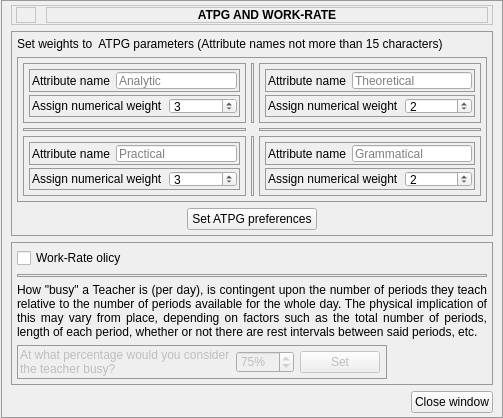
<?xml version="1.0" encoding="UTF-8"?>
<ui version="4.0">
 <class>Form</class>
 <widget class="QWidget" name="Form">
  <property name="geometry">
   <rect>
    <x>0</x>
    <y>0</y>
    <width>503</width>
    <height>418</height>
   </rect>
  </property>
  <property name="windowTitle">
   <string>Form</string>
  </property>
  <property name="styleSheet">
   <string notr="true">QFrame#frame{
	border:0.9px solid #999999;
}</string>
  </property>
  <layout class="QVBoxLayout" name="verticalLayout">
   <property name="spacing">
    <number>0</number>
   </property>
   <property name="leftMargin">
    <number>1</number>
   </property>
   <property name="topMargin">
    <number>0</number>
   </property>
   <property name="rightMargin">
    <number>0</number>
   </property>
   <property name="bottomMargin">
    <number>0</number>
   </property>
   <item>
    <widget class="QFrame" name="frame">
     <property name="frameShape">
      <enum>QFrame::StyledPanel</enum>
     </property>
     <property name="frameShadow">
      <enum>QFrame::Raised</enum>
     </property>
     <layout class="QVBoxLayout" name="verticalLayout_7">
      <property name="spacing">
       <number>6</number>
      </property>
      <property name="leftMargin">
       <number>9</number>
      </property>
      <property name="topMargin">
       <number>4</number>
      </property>
      <property name="rightMargin">
       <number>9</number>
      </property>
      <property name="bottomMargin">
       <number>4</number>
      </property>
      <item>
       <widget class="QFrame" name="frame_18">
        <property name="styleSheet">
         <string notr="true">border:0.9px solid #c4c4c4;</string>
        </property>
        <property name="frameShape">
         <enum>QFrame::StyledPanel</enum>
        </property>
        <property name="frameShadow">
         <enum>QFrame::Raised</enum>
        </property>
        <layout class="QHBoxLayout" name="horizontalLayout_10">
         <property name="spacing">
          <number>10</number>
         </property>
         <property name="leftMargin">
          <number>4</number>
         </property>
         <property name="topMargin">
          <number>1</number>
         </property>
         <property name="rightMargin">
          <number>4</number>
         </property>
         <property name="bottomMargin">
          <number>1</number>
         </property>
         <item>
          <widget class="QLabel" name="label_13">
           <property name="maximumSize">
            <size>
             <width>20</width>
             <height>20</height>
            </size>
           </property>
           <property name="text">
            <string/>
           </property>
           <property name="pixmap">
            <pixmap>../../Icons-mine/App_logo_white.jpg</pixmap>
           </property>
           <property name="scaledContents">
            <bool>true</bool>
           </property>
          </widget>
         </item>
         <item>
          <widget class="QLabel" name="label_14">
           <property name="styleSheet">
            <string notr="true">QLabel{
	font-weight:bold;
}</string>
           </property>
           <property name="text">
            <string>ATPG AND WORK-RATE</string>
           </property>
           <property name="alignment">
            <set>Qt::AlignCenter</set>
           </property>
          </widget>
         </item>
        </layout>
       </widget>
      </item>
      <item>
       <widget class="QFrame" name="frame_17">
        <property name="styleSheet">
         <string notr="true">QFrame{
	border:0.8px solid #999999;
}

QLabel{
	border:none;
}</string>
        </property>
        <property name="frameShape">
         <enum>QFrame::StyledPanel</enum>
        </property>
        <property name="frameShadow">
         <enum>QFrame::Raised</enum>
        </property>
        <layout class="QVBoxLayout" name="verticalLayout_8">
         <property name="leftMargin">
          <number>5</number>
         </property>
         <property name="topMargin">
          <number>5</number>
         </property>
         <property name="rightMargin">
          <number>5</number>
         </property>
         <property name="bottomMargin">
          <number>5</number>
         </property>
         <item>
          <widget class="QLabel" name="label">
           <property name="text">
            <string>Set weights to  ATPG parameters (Attribute names not more than 15 characters)</string>
           </property>
          </widget>
         </item>
         <item>
          <widget class="QFrame" name="frame_2">
           <property name="styleSheet">
            <string notr="true">QFrame {
	border:0.9px solid #999999;
}
</string>
           </property>
           <property name="frameShape">
            <enum>QFrame::StyledPanel</enum>
           </property>
           <property name="frameShadow">
            <enum>QFrame::Raised</enum>
           </property>
           <layout class="QGridLayout" name="gridLayout">
            <property name="leftMargin">
             <number>5</number>
            </property>
            <property name="topMargin">
             <number>5</number>
            </property>
            <property name="rightMargin">
             <number>5</number>
            </property>
            <property name="bottomMargin">
             <number>5</number>
            </property>
            <property name="spacing">
             <number>5</number>
            </property>
            <item row="0" column="0">
             <widget class="QFrame" name="frame_7">
              <property name="styleSheet">
               <string notr="true">QLabel{
	border:none;
}</string>
              </property>
              <property name="frameShape">
               <enum>QFrame::StyledPanel</enum>
              </property>
              <property name="frameShadow">
               <enum>QFrame::Raised</enum>
              </property>
              <layout class="QVBoxLayout" name="verticalLayout_2">
               <property name="spacing">
                <number>3</number>
               </property>
               <property name="leftMargin">
                <number>5</number>
               </property>
               <property name="topMargin">
                <number>5</number>
               </property>
               <property name="rightMargin">
                <number>5</number>
               </property>
               <property name="bottomMargin">
                <number>5</number>
               </property>
               <item>
                <widget class="QFrame" name="frame_3">
                 <property name="frameShape">
                  <enum>QFrame::StyledPanel</enum>
                 </property>
                 <property name="frameShadow">
                  <enum>QFrame::Raised</enum>
                 </property>
                 <layout class="QHBoxLayout" name="horizontalLayout">
                  <property name="leftMargin">
                   <number>2</number>
                  </property>
                  <property name="topMargin">
                   <number>2</number>
                  </property>
                  <property name="rightMargin">
                   <number>2</number>
                  </property>
                  <property name="bottomMargin">
                   <number>2</number>
                  </property>
                  <item>
                   <widget class="QLabel" name="label_2">
                    <property name="text">
                     <string>Attribute name</string>
                    </property>
                   </widget>
                  </item>
                  <item>
                   <widget class="QLineEdit" name="analytic_lineEdit">
                    <property name="maxLength">
                     <number>15</number>
                    </property>
                    <property name="placeholderText">
                     <string>Analytic</string>
                    </property>
                   </widget>
                  </item>
                 </layout>
                </widget>
               </item>
               <item>
                <widget class="QFrame" name="frame_8">
                 <property name="frameShape">
                  <enum>QFrame::StyledPanel</enum>
                 </property>
                 <property name="frameShadow">
                  <enum>QFrame::Raised</enum>
                 </property>
                 <layout class="QHBoxLayout" name="horizontalLayout_5">
                  <property name="leftMargin">
                   <number>2</number>
                  </property>
                  <property name="topMargin">
                   <number>2</number>
                  </property>
                  <property name="rightMargin">
                   <number>2</number>
                  </property>
                  <property name="bottomMargin">
                   <number>2</number>
                  </property>
                  <item>
                   <widget class="QLabel" name="label_6">
                    <property name="text">
                     <string>Assign numerical weight</string>
                    </property>
                   </widget>
                  </item>
                  <item>
                   <widget class="QSpinBox" name="analytic_spinbox">
                    <property name="minimum">
                     <number>1</number>
                    </property>
                    <property name="maximum">
                     <number>7</number>
                    </property>
                    <property name="value">
                     <number>3</number>
                    </property>
                   </widget>
                  </item>
                 </layout>
                </widget>
               </item>
              </layout>
             </widget>
            </item>
            <item row="2" column="0">
             <widget class="QFrame" name="frame_13">
              <property name="styleSheet">
               <string notr="true">QLabel{
	border:none;
}</string>
              </property>
              <property name="frameShape">
               <enum>QFrame::StyledPanel</enum>
              </property>
              <property name="frameShadow">
               <enum>QFrame::Raised</enum>
              </property>
              <layout class="QVBoxLayout" name="verticalLayout_4">
               <property name="spacing">
                <number>3</number>
               </property>
               <property name="leftMargin">
                <number>5</number>
               </property>
               <property name="topMargin">
                <number>5</number>
               </property>
               <property name="rightMargin">
                <number>5</number>
               </property>
               <property name="bottomMargin">
                <number>5</number>
               </property>
               <item>
                <widget class="QFrame" name="frame_5">
                 <property name="frameShape">
                  <enum>QFrame::StyledPanel</enum>
                 </property>
                 <property name="frameShadow">
                  <enum>QFrame::Raised</enum>
                 </property>
                 <layout class="QHBoxLayout" name="horizontalLayout_3">
                  <property name="leftMargin">
                   <number>2</number>
                  </property>
                  <property name="topMargin">
                   <number>2</number>
                  </property>
                  <property name="rightMargin">
                   <number>2</number>
                  </property>
                  <property name="bottomMargin">
                   <number>2</number>
                  </property>
                  <item>
                   <widget class="QLabel" name="label_4">
                    <property name="text">
                     <string>Attribute name</string>
                    </property>
                   </widget>
                  </item>
                  <item>
                   <widget class="QLineEdit" name="practical_lineEdit">
                    <property name="text">
                     <string/>
                    </property>
                    <property name="maxLength">
                     <number>15</number>
                    </property>
                    <property name="placeholderText">
                     <string>Practical</string>
                    </property>
                   </widget>
                  </item>
                 </layout>
                </widget>
               </item>
               <item>
                <widget class="QFrame" name="frame_9">
                 <property name="frameShape">
                  <enum>QFrame::StyledPanel</enum>
                 </property>
                 <property name="frameShadow">
                  <enum>QFrame::Raised</enum>
                 </property>
                 <layout class="QHBoxLayout" name="horizontalLayout_6">
                  <property name="leftMargin">
                   <number>2</number>
                  </property>
                  <property name="topMargin">
                   <number>2</number>
                  </property>
                  <property name="rightMargin">
                   <number>2</number>
                  </property>
                  <property name="bottomMargin">
                   <number>2</number>
                  </property>
                  <item>
                   <widget class="QLabel" name="label_7">
                    <property name="text">
                     <string>Assign numerical weight</string>
                    </property>
                   </widget>
                  </item>
                  <item>
                   <widget class="QSpinBox" name="practical_spinbox">
                    <property name="minimum">
                     <number>1</number>
                    </property>
                    <property name="maximum">
                     <number>7</number>
                    </property>
                    <property name="value">
                     <number>3</number>
                    </property>
                   </widget>
                  </item>
                 </layout>
                </widget>
               </item>
              </layout>
             </widget>
            </item>
            <item row="0" column="2">
             <widget class="QFrame" name="frame_12">
              <property name="styleSheet">
               <string notr="true">QLabel{
	border:none;
}</string>
              </property>
              <property name="frameShape">
               <enum>QFrame::StyledPanel</enum>
              </property>
              <property name="frameShadow">
               <enum>QFrame::Raised</enum>
              </property>
              <layout class="QVBoxLayout" name="verticalLayout_3">
               <property name="spacing">
                <number>3</number>
               </property>
               <property name="leftMargin">
                <number>5</number>
               </property>
               <property name="topMargin">
                <number>5</number>
               </property>
               <property name="rightMargin">
                <number>5</number>
               </property>
               <property name="bottomMargin">
                <number>5</number>
               </property>
               <item>
                <widget class="QFrame" name="frame_4">
                 <property name="frameShape">
                  <enum>QFrame::StyledPanel</enum>
                 </property>
                 <property name="frameShadow">
                  <enum>QFrame::Raised</enum>
                 </property>
                 <layout class="QHBoxLayout" name="horizontalLayout_2">
                  <property name="leftMargin">
                   <number>2</number>
                  </property>
                  <property name="topMargin">
                   <number>2</number>
                  </property>
                  <property name="rightMargin">
                   <number>2</number>
                  </property>
                  <property name="bottomMargin">
                   <number>2</number>
                  </property>
                  <item>
                   <widget class="QLabel" name="label_3">
                    <property name="text">
                     <string>Attribute name</string>
                    </property>
                   </widget>
                  </item>
                  <item>
                   <widget class="QLineEdit" name="theoretical_lineEdit">
                    <property name="text">
                     <string/>
                    </property>
                    <property name="maxLength">
                     <number>15</number>
                    </property>
                    <property name="placeholderText">
                     <string>Theoretical</string>
                    </property>
                   </widget>
                  </item>
                 </layout>
                </widget>
               </item>
               <item>
                <widget class="QFrame" name="frame_11">
                 <property name="frameShape">
                  <enum>QFrame::StyledPanel</enum>
                 </property>
                 <property name="frameShadow">
                  <enum>QFrame::Raised</enum>
                 </property>
                 <layout class="QHBoxLayout" name="horizontalLayout_8">
                  <property name="leftMargin">
                   <number>2</number>
                  </property>
                  <property name="topMargin">
                   <number>2</number>
                  </property>
                  <property name="rightMargin">
                   <number>2</number>
                  </property>
                  <property name="bottomMargin">
                   <number>2</number>
                  </property>
                  <item>
                   <widget class="QLabel" name="label_9">
                    <property name="text">
                     <string>Assign numerical weight</string>
                    </property>
                   </widget>
                  </item>
                  <item>
                   <widget class="QSpinBox" name="theoretical_spinbox">
                    <property name="minimum">
                     <number>1</number>
                    </property>
                    <property name="maximum">
                     <number>7</number>
                    </property>
                    <property name="value">
                     <number>2</number>
                    </property>
                   </widget>
                  </item>
                 </layout>
                </widget>
               </item>
              </layout>
             </widget>
            </item>
            <item row="2" column="1">
             <widget class="Line" name="line_2">
              <property name="orientation">
               <enum>Qt::Vertical</enum>
              </property>
             </widget>
            </item>
            <item row="2" column="2">
             <widget class="QFrame" name="frame_14">
              <property name="styleSheet">
               <string notr="true">QLabel{
	border:none;
}</string>
              </property>
              <property name="frameShape">
               <enum>QFrame::StyledPanel</enum>
              </property>
              <property name="frameShadow">
               <enum>QFrame::Raised</enum>
              </property>
              <layout class="QVBoxLayout" name="verticalLayout_5">
               <property name="spacing">
                <number>3</number>
               </property>
               <property name="leftMargin">
                <number>5</number>
               </property>
               <property name="topMargin">
                <number>5</number>
               </property>
               <property name="rightMargin">
                <number>5</number>
               </property>
               <property name="bottomMargin">
                <number>5</number>
               </property>
               <item>
                <widget class="QFrame" name="frame_6">
                 <property name="frameShape">
                  <enum>QFrame::StyledPanel</enum>
                 </property>
                 <property name="frameShadow">
                  <enum>QFrame::Raised</enum>
                 </property>
                 <layout class="QHBoxLayout" name="horizontalLayout_4">
                  <property name="leftMargin">
                   <number>2</number>
                  </property>
                  <property name="topMargin">
                   <number>2</number>
                  </property>
                  <property name="rightMargin">
                   <number>2</number>
                  </property>
                  <property name="bottomMargin">
                   <number>2</number>
                  </property>
                  <item>
                   <widget class="QLabel" name="label_5">
                    <property name="text">
                     <string>Attribute name</string>
                    </property>
                   </widget>
                  </item>
                  <item>
                   <widget class="QLineEdit" name="grammatical_lineEdit">
                    <property name="text">
                     <string/>
                    </property>
                    <property name="maxLength">
                     <number>15</number>
                    </property>
                    <property name="placeholderText">
                     <string>Grammatical</string>
                    </property>
                   </widget>
                  </item>
                 </layout>
                </widget>
               </item>
               <item>
                <widget class="QFrame" name="frame_10">
                 <property name="frameShape">
                  <enum>QFrame::StyledPanel</enum>
                 </property>
                 <property name="frameShadow">
                  <enum>QFrame::Raised</enum>
                 </property>
                 <layout class="QHBoxLayout" name="horizontalLayout_7">
                  <property name="leftMargin">
                   <number>2</number>
                  </property>
                  <property name="topMargin">
                   <number>2</number>
                  </property>
                  <property name="rightMargin">
                   <number>2</number>
                  </property>
                  <property name="bottomMargin">
                   <number>2</number>
                  </property>
                  <item>
                   <widget class="QLabel" name="label_8">
                    <property name="text">
                     <string>Assign numerical weight</string>
                    </property>
                   </widget>
                  </item>
                  <item>
                   <widget class="QSpinBox" name="grammatical_spinbox">
                    <property name="minimum">
                     <number>1</number>
                    </property>
                    <property name="maximum">
                     <number>7</number>
                    </property>
                    <property name="value">
                     <number>2</number>
                    </property>
                   </widget>
                  </item>
                 </layout>
                </widget>
               </item>
              </layout>
             </widget>
            </item>
            <item row="0" column="1">
             <widget class="Line" name="line">
              <property name="orientation">
               <enum>Qt::Vertical</enum>
              </property>
             </widget>
            </item>
            <item row="1" column="0">
             <widget class="Line" name="line_3">
              <property name="orientation">
               <enum>Qt::Horizontal</enum>
              </property>
             </widget>
            </item>
            <item row="1" column="2">
             <widget class="Line" name="line_4">
              <property name="orientation">
               <enum>Qt::Horizontal</enum>
              </property>
             </widget>
            </item>
           </layout>
          </widget>
         </item>
         <item alignment="Qt::AlignHCenter">
          <widget class="QPushButton" name="set_atpg_btn">
           <property name="minimumSize">
            <size>
             <width>130</width>
             <height>0</height>
            </size>
           </property>
           <property name="maximumSize">
            <size>
             <width>130</width>
             <height>16777215</height>
            </size>
           </property>
           <property name="text">
            <string>Set ATPG preferences</string>
           </property>
          </widget>
         </item>
        </layout>
       </widget>
      </item>
      <item>
       <widget class="QFrame" name="frame_15">
        <property name="styleSheet">
         <string notr="true">QFrame{
	border:0.8px solid #999999;
}

QLabel{
	border:none;
}</string>
        </property>
        <property name="frameShape">
         <enum>QFrame::StyledPanel</enum>
        </property>
        <property name="frameShadow">
         <enum>QFrame::Raised</enum>
        </property>
        <layout class="QVBoxLayout" name="verticalLayout_6">
         <property name="leftMargin">
          <number>5</number>
         </property>
         <property name="topMargin">
          <number>5</number>
         </property>
         <property name="rightMargin">
          <number>5</number>
         </property>
         <property name="bottomMargin">
          <number>5</number>
         </property>
         <item>
          <widget class="QCheckBox" name="busy_checkbox">
           <property name="text">
            <string>Work-Rate olicy</string>
           </property>
          </widget>
         </item>
         <item>
          <widget class="Line" name="line_5">
           <property name="orientation">
            <enum>Qt::Horizontal</enum>
           </property>
          </widget>
         </item>
         <item>
          <widget class="QLabel" name="label_11">
           <property name="text">
            <string>How &quot;busy&quot; a Teacher is (per day), is contingent upon the number of periods they teach relative to the number of periods available for the whole day. The physical implication of this may vary from place, depending on factors such as the total number of periods, length of each period, whether or not there are rest intervals between said periods, etc.</string>
           </property>
           <property name="alignment">
            <set>Qt::AlignJustify|Qt::AlignVCenter</set>
           </property>
           <property name="wordWrap">
            <bool>true</bool>
           </property>
          </widget>
         </item>
         <item>
          <widget class="QFrame" name="busy_frame">
           <property name="enabled">
            <bool>false</bool>
           </property>
           <property name="maximumSize">
            <size>
             <width>370</width>
             <height>16777215</height>
            </size>
           </property>
           <property name="frameShape">
            <enum>QFrame::StyledPanel</enum>
           </property>
           <property name="frameShadow">
            <enum>QFrame::Raised</enum>
           </property>
           <layout class="QHBoxLayout" name="horizontalLayout_9">
            <property name="leftMargin">
             <number>2</number>
            </property>
            <property name="topMargin">
             <number>2</number>
            </property>
            <property name="rightMargin">
             <number>6</number>
            </property>
            <property name="bottomMargin">
             <number>2</number>
            </property>
            <item>
             <widget class="QLabel" name="label_12">
              <property name="text">
               <string>At what percentage would you consider the teacher busy?</string>
              </property>
              <property name="wordWrap">
               <bool>true</bool>
              </property>
             </widget>
            </item>
            <item>
             <widget class="QSpinBox" name="busy_spinbox">
              <property name="suffix">
               <string>%</string>
              </property>
              <property name="minimum">
               <number>40</number>
              </property>
              <property name="maximum">
               <number>100</number>
              </property>
              <property name="singleStep">
               <number>5</number>
              </property>
              <property name="value">
               <number>75</number>
              </property>
             </widget>
            </item>
            <item>
             <widget class="QPushButton" name="set_busy_btn">
              <property name="text">
               <string>Set</string>
              </property>
             </widget>
            </item>
           </layout>
          </widget>
         </item>
        </layout>
       </widget>
      </item>
      <item alignment="Qt::AlignRight">
       <widget class="QPushButton" name="close_btn">
        <property name="text">
         <string>Close window</string>
        </property>
        <property name="icon">
         <iconset>
          <normaloff>../../Icons-mine/exit_icon.png</normaloff>../../Icons-mine/exit_icon.png</iconset>
        </property>
       </widget>
      </item>
     </layout>
    </widget>
   </item>
  </layout>
 </widget>
 <resources/>
 <connections/>
</ui>
